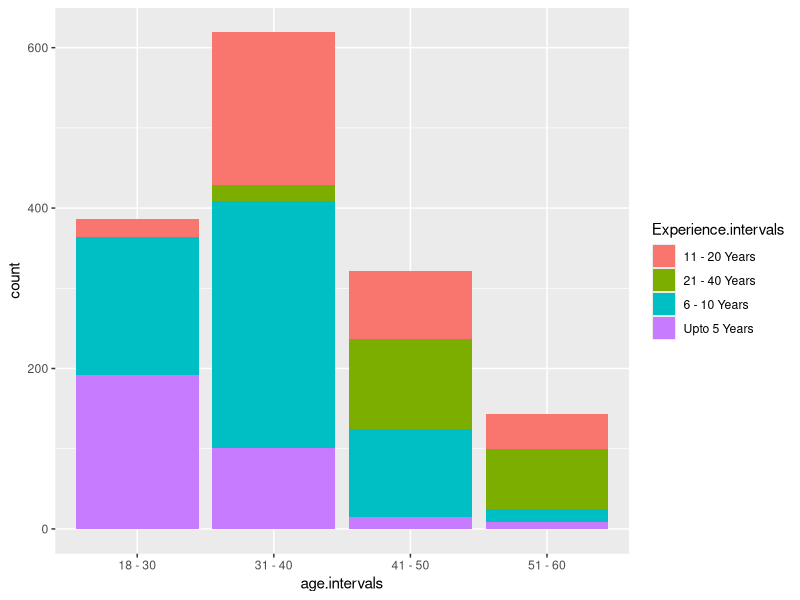

Here is the R script that generated this plot:
library(tidyverse)

setwd('/Users/justinhayes/Desktop/R For Data Science/RandomPracticeProblems')
exp <- read.csv('chi1.csv')
attach(exp)
head(exp)
dim(exp)

# Visualize count within each age bin and filled with experience variable
ggplot(exp, aes(x = age.intervals, fill = Experience.intervals)) +
  geom_histogram(stat = "count")

